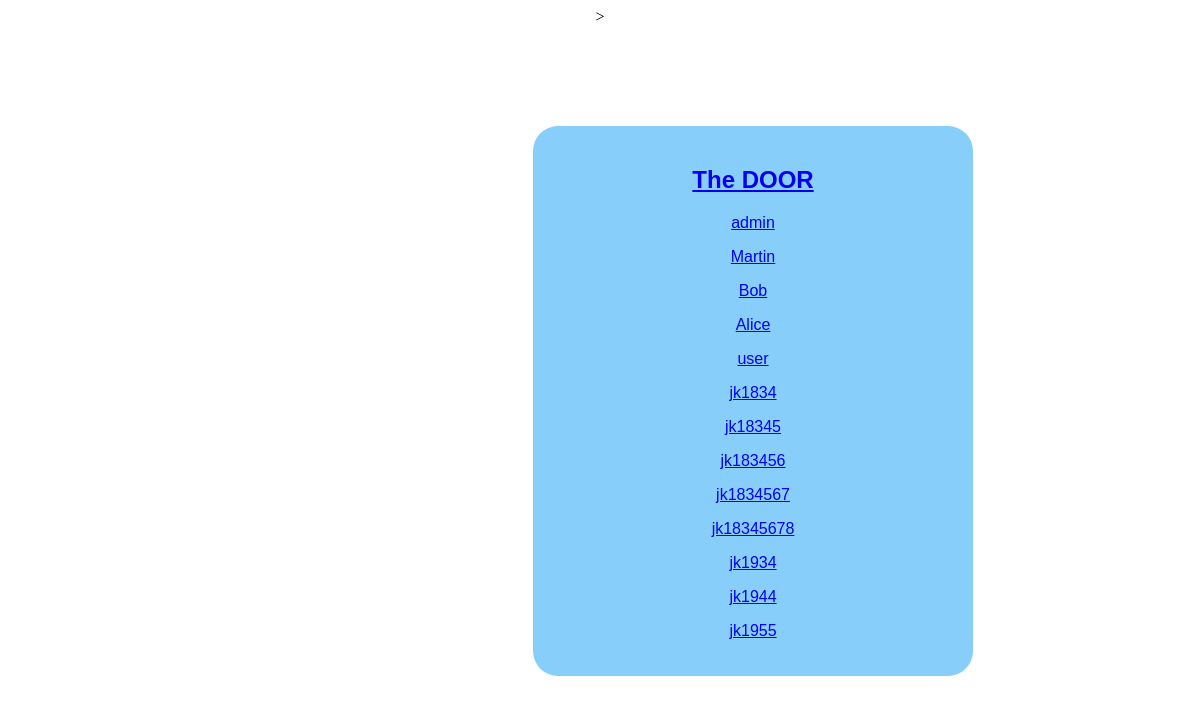
/profile_list/ (signed in), run on an earlier commit of the app's database.
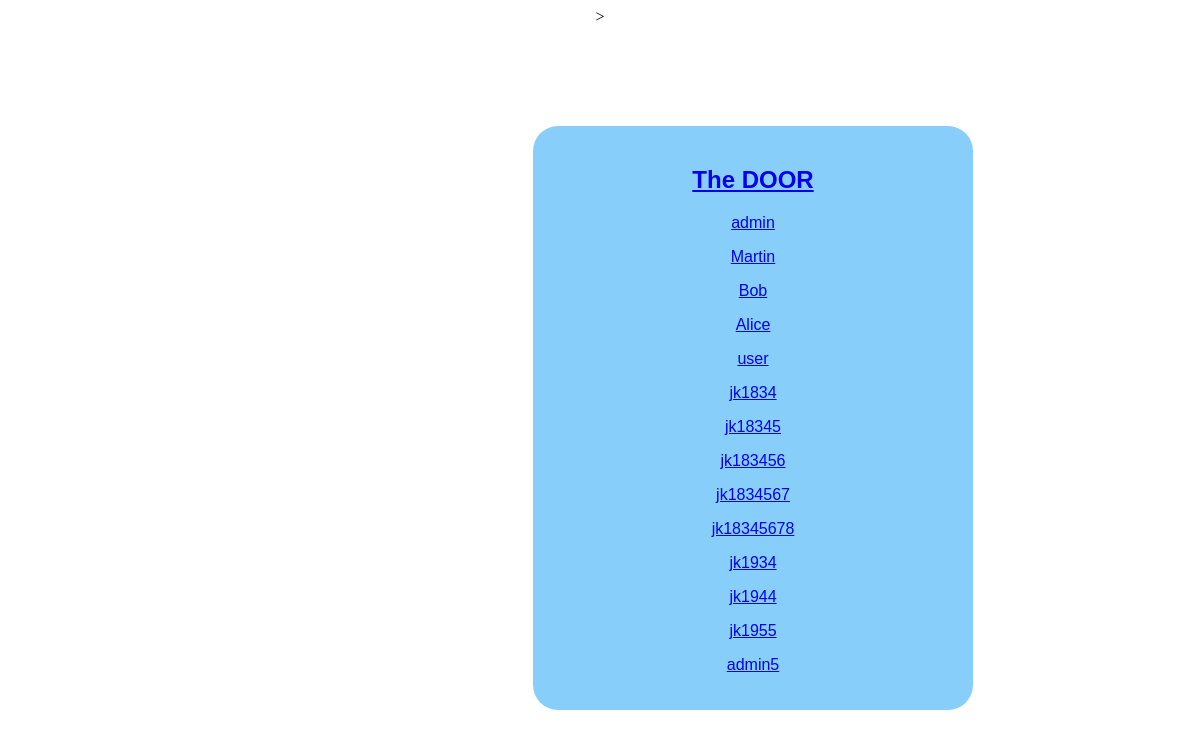
And on a later commit of the database.
### TheDoor/models.py (models this page shows, shortened)
class Profile(models.Model):
    user = models.OneToOneField(User, on_delete=models.CASCADE)
    friends = models.ManyToManyField(
        'self',
        related_name = 'followed_by',
        symmetrical=False,
        blank=True
    )

### TheDoor/views.py (the view)
# urls.py: path("profile_list/", profile_list, name="profile_list"),
def profile_list(request):
    profiles = Profile.objects.exclude(user=request.user)
    return render(request, "TheDoor/profile_list.html", {"profiles": profiles})

### TheDoor/templates/TheDoor/profile_list.html (shortened to what this page needs)
{% extends 'base.html' %}
{% block content %}
<div class="column">
{% for profile in profiles %}
    <div>
        <a href="{% url 'The Door:profile' profile.id %}">
            <p>{{ profile.user.username}}</p>
        </a>
    </div>
{% endfor %}
</div>
{% endblock content %}

What changed in the data, as far as the page shows it:
added Profile: user.username "admin5"
